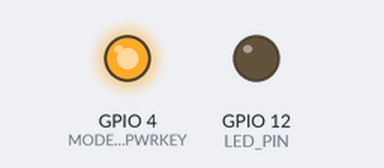
Recording of a sketch running on a simulated ESP32. On the bench: output pins drawn as LEDs (lit = HIGH). No MQTT or app messages arrive unless stated; what the sketch prints to the serial monitor is not drawn.

Above: at 0.1 s.
At 66.4 s:
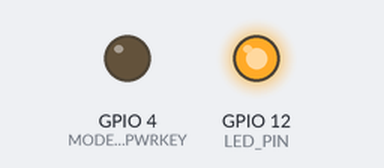
At 68.1 s:
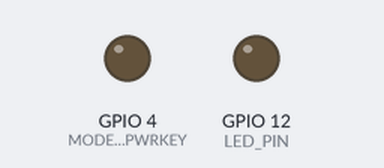
Timing chart, 0 to 69.6 s (numbered marks = the images above):
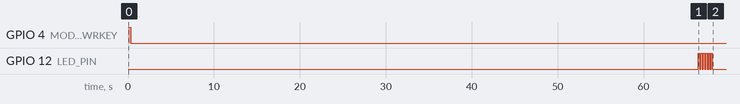

The sketch:

phase1.ino
```cpp
// Phase 1 — network + GPS + MQTT publish
// Evolves sim7600.ino: adds a GPS fix and replaces the HTTP GET with an MQTT publish.
// Libraries needed: TinyGSM, PubSubClient
//
// NOTE: this is a one-shot test (no deep sleep yet — that's Phase 2).
//       modem.restart() is fine here, but will be replaced by PWRKEY power
//       control in the real sleep/wake firmware.

#define TINY_GSM_MODEM_SIM7600
#include <TinyGsmClient.h>
#include <PubSubClient.h>

// ── Pins (LilyGO T-SIM7600G-H) ──────────────────────────
#define MODEM_TX     27
#define MODEM_RX     26
#define MODEM_PWRKEY  4
#define MODEM_STATUS 34
#define LED_PIN      12

// ── Network config — change APN to match your SIM card ──
const char APN[]  = "orangeworld";
const char USER[] = "orange";
const char PASS[] = "orange";

// ── MQTT (placeholder — point at your VPS broker in Phase 4) ──
const char MQTT_HOST[] = "test.mosquitto.org";   // public test broker for now
const int  MQTT_PORT   = 1883;                   // 8883 + TLS in Phase 5
const char DEVICE_ID[] = "bike-01";

HardwareSerial modemSerial(1);
TinyGsm        modem(modemSerial);
TinyGsmClient  gsmClient(modem);
PubSubClient   mqtt(gsmClient);

// ── Power on the modem via PWRKEY ───────────────────────
void powerOnModem() {
  pinMode(MODEM_PWRKEY, OUTPUT);
  digitalWrite(MODEM_PWRKEY, HIGH);
  delay(300);
  digitalWrite(MODEM_PWRKEY, LOW);
  delay(3000);
}

// ── Block until a GPS fix or timeout ─────────────────────
bool getGpsFix(float &lat, float &lon, float &acc, uint32_t timeoutMs) {
  modem.enableGPS();
  uint32_t start = millis();
  while (millis() - start < timeoutMs) {
    float speed, alt, accuracy;
    int vsat, usat, year, month, day, hour, min, sec;
    if (modem.getGPS(&lat, &lon, &speed, &alt, &vsat, &usat, &accuracy,
                     &year, &month, &day, &hour, &min, &sec)) {
      acc = accuracy;
      return true;
    }
    delay(1000);
  }
  return false;
}

void setup() {
  Serial.begin(115200);
  pinMode(LED_PIN, OUTPUT);

  powerOnModem();
  modemSerial.begin(115200, SERIAL_8N1, MODEM_RX, MODEM_TX);
  delay(3000);

  Serial.println("Initializing modem...");
  modem.restart();
  Serial.println("Modem: " + modem.getModemInfo());

  Serial.println("Waiting for network...");
  if (!modem.waitForNetwork(60000L)) {
    Serial.println("Network failed — check SIM/antenna");
    while (true) { digitalWrite(LED_PIN, !digitalRead(LED_PIN)); delay(200); }
  }
  Serial.println("Network OK, signal: " + String(modem.getSignalQuality()));

  Serial.println("Connecting GPRS...");
  if (!modem.gprsConnect(APN, USER, PASS)) {
    Serial.println("GPRS failed — check APN");
    while (true) { digitalWrite(LED_PIN, !digitalRead(LED_PIN)); delay(200); }
  }
  Serial.println("GPRS OK, IP: " + modem.localIP().toString());

  // ── GPS fix ────────────────────────────────────────────
  float lat = 0, lon = 0, acc = 0;
  Serial.println("Getting GPS fix (up to 60s)...");
  if (getGpsFix(lat, lon, acc, 60000)) {
    Serial.printf("GPS: %.6f, %.6f (acc %.0fm)\n", lat, lon, acc);
  } else {
    Serial.println("No GPS fix (timeout) — publishing without location");
  }

  // ── MQTT publish ───────────────────────────────────────
  mqtt.setServer(MQTT_HOST, MQTT_PORT);
  Serial.println("Connecting MQTT...");
  if (mqtt.connect(DEVICE_ID)) {
    Serial.println("MQTT connected");

    String topic = String("devices/") + DEVICE_ID + "/telemetry";
    String payload = String("{\"lat\":") + String(lat, 6) +
                     String(",\"lon\":") + String(lon, 6) +
                     String(",\"acc_m\":") + String((int)acc) +
                     String(",\"signal\":") + String(modem.getSignalQuality()) +
                     String(",\"fw\":\"0.1.0\"}");

    mqtt.publish(topic.c_str(), payload.c_str());
    Serial.println("Published to " + topic + ":");
    Serial.println(payload);
  } else {
    Serial.println("MQTT failed, state: " + String(mqtt.state()));
  }

  modem.gprsDisconnect();
  Serial.println("Done.");

  // Blink LED to signal success
  for (int i = 0; i < 6; i++) {
    digitalWrite(LED_PIN, HIGH); delay(150);
    digitalWrite(LED_PIN, LOW);  delay(150);
  }
}

void loop() {}
```
